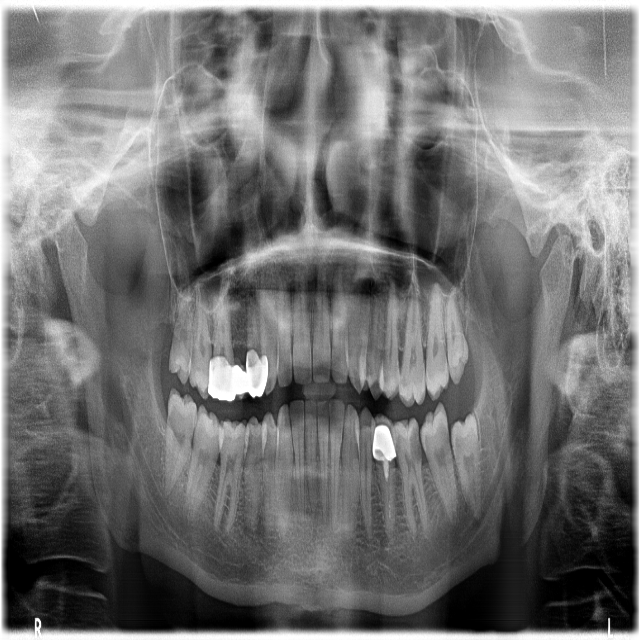
#> input picture dataset_split/test/test_0.png, 640 x 640 px, found by its file name
$ python quality_features.py   (older library calls are emulated)
#> lines starting #> are read from the running program, lines starting #| are printed output that depends on the picture
#> in extract_quality_features, img is the input picture: shape (640, 640, 3); min 0, max 255, mean 115.3
### v1_archive/data_prep/paths.py
import os
from pathlib import Path


PROJECT_ROOT = Path(__file__).resolve().parent.parent
RAW_DATA_ROOT = Path(os.environ.get("DENTEX_RAW_DATA_ROOT", PROJECT_ROOT / "DENTEX 2023"))


def project_path(*parts):
    return str(PROJECT_ROOT.joinpath(*parts))


def raw_data_path(*parts):
    return str(RAW_DATA_ROOT.joinpath(*parts))

### v1_archive/data_prep/quality_features.py
try:
    from .paths import project_path, raw_data_path
except ImportError:
    from paths import project_path, raw_data_path

import cv2
import numpy as np
from pathlib import Path


def laplacian_variance(img):
    """Sharpness/blur measure. Lower value = blurrier image."""
    if len(img.shape) == 3:
        gray = cv2.cvtColor(img, cv2.COLOR_BGR2GRAY)
    else:
        gray = img
    laplacian = cv2.Laplacian(gray, cv2.CV_64F)
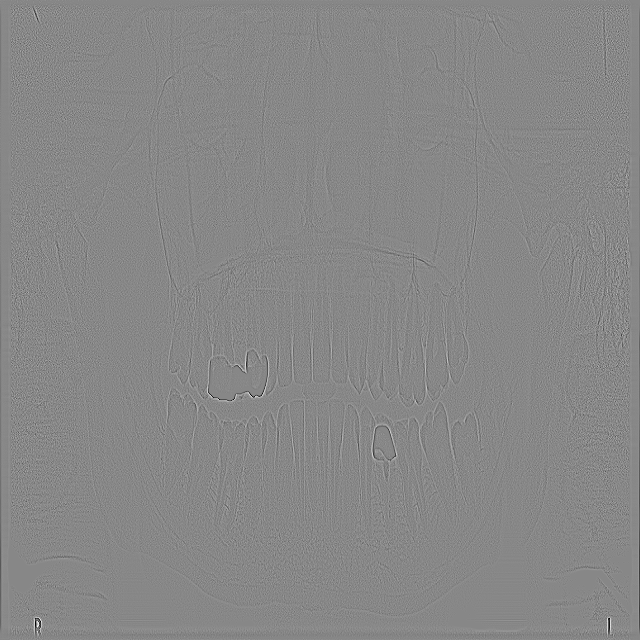
#> laplacian: shape (640, 640) float64; min -303, max 266, mean -0.1; drawn with min black and max white
    return laplacian.var()


def pixel_std_dev(img):
    """Exposure/contrast measure."""
    if len(img.shape) == 3:
        gray = cv2.cvtColor(img, cv2.COLOR_BGR2GRAY)
    else:
        gray = img
    return float(gray.std())


def jpeg_block_artifact_score(img, block_size=8):
    """Compression artifact measure via mean absolute difference across 8x8 block boundaries."""
#> called with block_size = 8
    if len(img.shape) == 3:
        gray = cv2.cvtColor(img, cv2.COLOR_BGR2GRAY)
    else:
        gray = img
    gray = gray.astype(np.float64)
    h, w = gray.shape
#> h = 640; w = 640

    diffs = []
    for x in range(block_size, w, block_size):
        if x >= w:
            break
        left = gray[:, x - 1]
        right = gray[:, x]
        diffs.append(np.mean(np.abs(left - right)))
#> after the loop, diffs = 79 values, max 13.63 at index 0, min 3.33 at index 64, mean 6.54

    for y in range(block_size, h, block_size):
        if y >= h:
            break
        top = gray[y - 1, :]
        bottom = gray[y, :]
        diffs.append(np.mean(np.abs(top - bottom)))
#> after the loop, diffs = 158 values, max 35.58 at index 157, min 2.31 at index 156, mean 5.86

    if not diffs:
        return 0.0
    return float(np.mean(diffs))


def extract_quality_features(img_path):
    """Loads an image and returns all three features as a dict."""
    img = cv2.imread(str(img_path))
    if img is None:
        raise FileNotFoundError(f"Could not load image: {img_path}")

    return {
        'laplacian_variance': laplacian_variance(img),
        'pixel_std_dev': pixel_std_dev(img),
        'jpeg_block_artifact_score': jpeg_block_artifact_score(img),
    }


if __name__ == "__main__":
    clean_path = project_path("dataset_split", "test", "test_0.png")
    blur_s5_path = project_path("dataset_split", "ood", "motion_blur", "S5", "test_0.png")
    noise_s5_path = project_path("dataset_split", "ood", "gaussian_noise", "S5", "test_0.png")
    jpeg_s5_path = project_path("dataset_split", "ood", "jpeg_compression", "S5", "test_0.png")

    print("Clean:", extract_quality_features(clean_path))
    print("Motion blur S5:", extract_quality_features(blur_s5_path))
    print("Gaussian noise S5:", extract_quality_features(noise_s5_path))
    print("JPEG compression S5:", extract_quality_features(jpeg_s5_path))

$ run again, with dataset_split/test/test_111.png copied over dataset_split/test/test_0.png
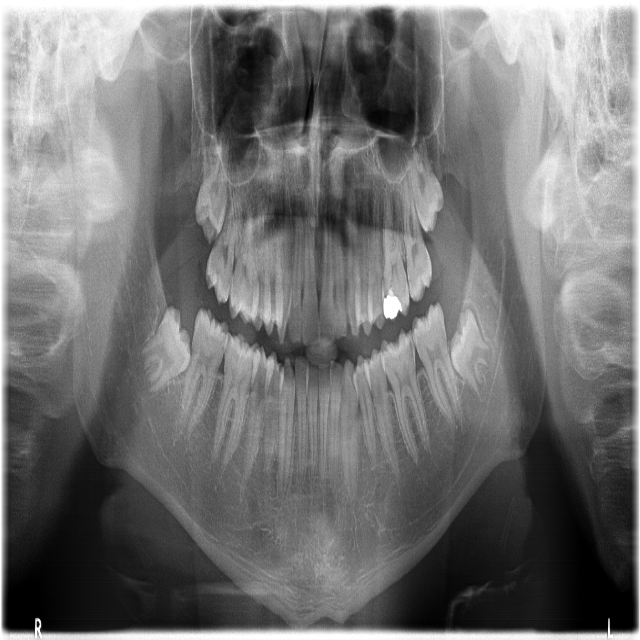
#> input picture dataset_split/test/test_111.png, 640 x 640 px, found by its file name
#> in extract_quality_features, img is the input picture: shape (640, 640, 3); min 0, max 255, mean 114.7
#> in laplacian_variance, `laplacian = cv2.Laplacian(gray, cv2.CV_64F)`:
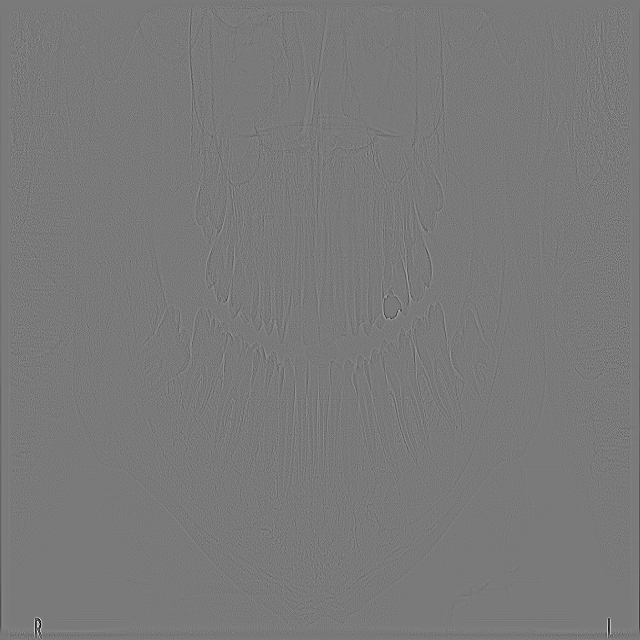
#> laplacian: shape (640, 640) float64; min -326, max 355, mean -0.1; drawn with min black and max white
#> after the loop in jpeg_block_artifact_score, `for x in range(block_size, w, block_size):`: diffs = 79 values, max 12.65 at index 0, min 2.87 at index 66, mean 5.45
#> after the loop in jpeg_block_artifact_score, `for y in range(block_size, h, block_size):`: diffs = 158 values, max 34.29 at index 157, min 1.6 at index 153, mean 4.69
